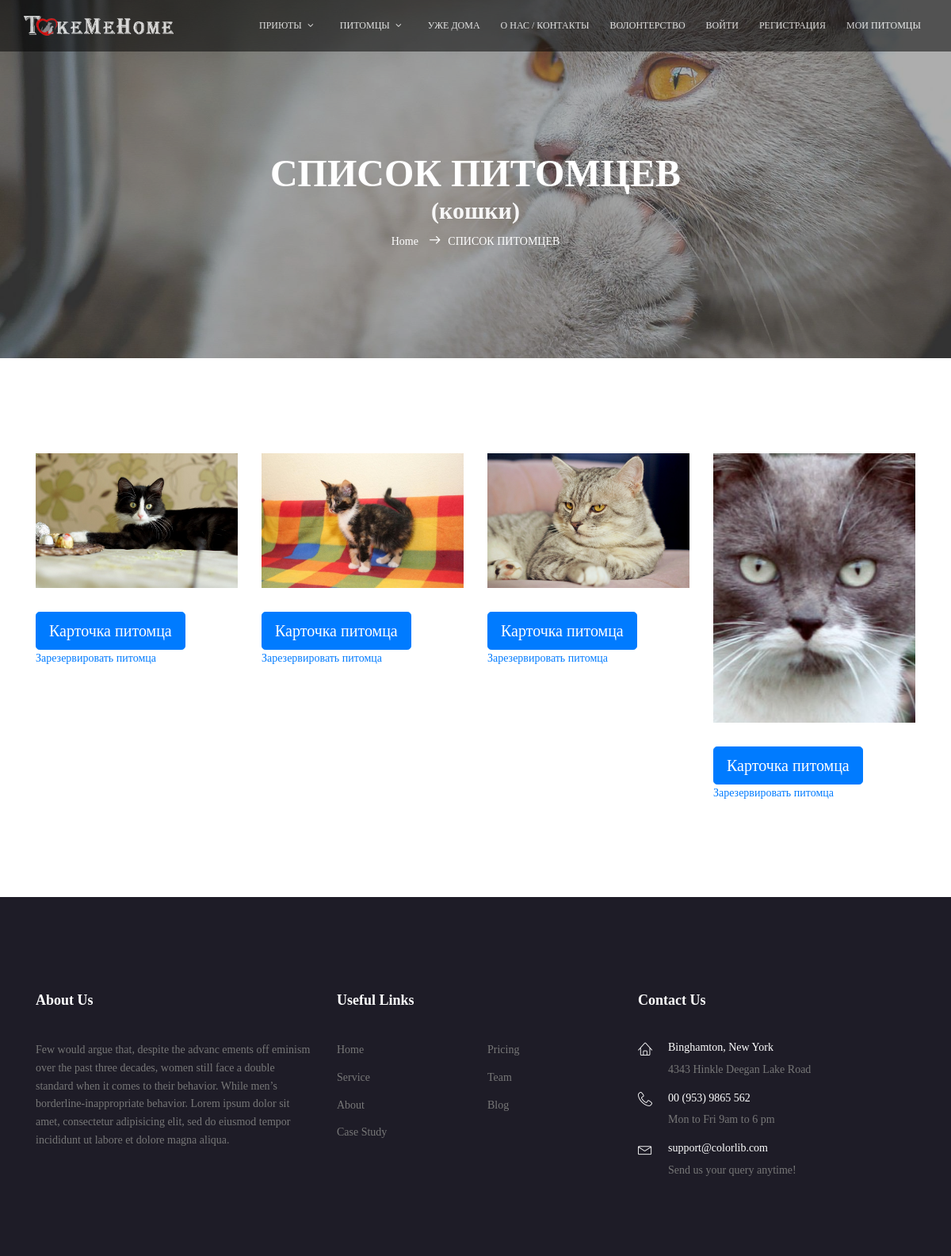
Before: /cats/ with the older database file.
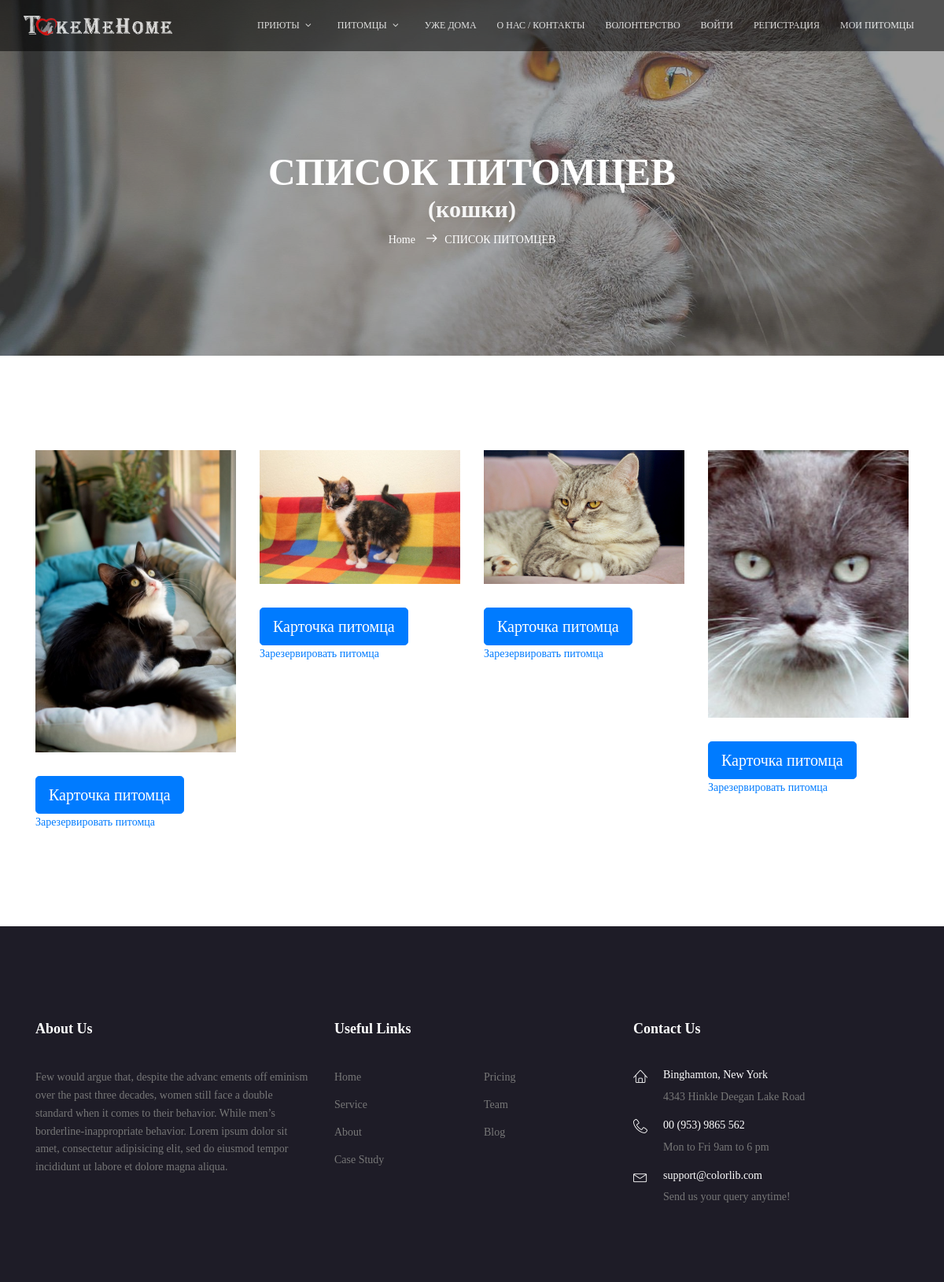
After: the same page with the newer database file.
### mainapp/models.py (models this page shows, shortened)
class Core(models.Model):
    class Meta:
        ordering = ('-is_active', 'sort', 'name')
        verbose_name = 'Ядро'
        verbose_name_plural = 'Ядра'
    name = models.CharField(verbose_name='заголовок объекта', max_length=255, null=True)
    description = models.TextField(verbose_name='описание объекта', blank=True, null=True)
    sort = models.IntegerField(verbose_name='номер объекта для сортировки', default=0, blank=True, null=False)
    is_active = models.BooleanField(verbose_name='активен ли объект', default=True, db_index=True)
    created = models.DateTimeField(verbose_name='создан', auto_now_add=True)
    updated = models.DateTimeField(verbose_name='обновлен', auto_now=True)
    def __str__(self):
        return f'{self.name}' if self.name else ''

class Menu(Core):
    class Meta:
        ordering = ('parent_id', 'sort', 'name')
        verbose_name = 'Элемент меню'
        verbose_name_plural = 'Меню сайта'
    url = models.CharField('ссылка', max_length=255, blank=False, null=False, default='#')
    css_class = models.CharField('CSS-Класс блока меню', max_length=30, null=False, blank=True, default='')
    seen_guests = models.BooleanField('виден незарегистрированным пользователям', default=True)
    seen_users = models.BooleanField('виден зарегистрированным пользователям', default=False)
    seen_shelters = models.BooleanField('виден приютам', default=False)
    parent = models.ForeignKey('self', verbose_name='суперкласс меню', null=True, blank=True, related_name='submenus',
                               on_delete=models.CASCADE)
    objects = MenuManager()
    def __getattr__(self, attr):
        if attr.startswith('get_menu_'):
            return type(self).objects.get_menu(attr[9:])
        return super().__getattr__(attr)
    def get_url(self):
        return reverse(self.url) if ':' in self.url else self.url

class Core(models.Model):
    class Meta:
        ordering = ('-is_active', 'sort', 'name')
        verbose_name = 'Ядро'
        verbose_name_plural = 'Ядра'
    name = models.CharField(verbose_name='заголовок объекта', max_length=255, null=True)
    description = models.TextField(verbose_name='описание объекта', blank=True, null=True)
    sort = models.IntegerField(verbose_name='номер объекта для сортировки', default=0, blank=True, null=False)
    is_active = models.BooleanField(verbose_name='активен ли объект', default=True, db_index=True)
    created = models.DateTimeField(verbose_name='создан', auto_now_add=True)
    updated = models.DateTimeField(verbose_name='обновлен', auto_now=True)
    def __str__(self):
        return f'{self.name}' if self.name else ''

class Pet(Core):
    pet_shelter = models.ForeignKey(Shelter, on_delete=models.CASCADE, related_name='pets', blank=False, null=False)
    pet_category = models.ForeignKey(PetCategory, on_delete=models.CASCADE)
    pet_status = models.ForeignKey(PetStatus, on_delete=models.CASCADE)
    pet_breed = models.ForeignKey(PetBreed, on_delete=models.CASCADE)
    pet_gender = models.ForeignKey(PetGender, on_delete=models.CASCADE)
    pet_size = models.ForeignKey(PetSize, on_delete=models.CASCADE)
    pet_wool_length = models.ForeignKey(PetWool, on_delete=models.CASCADE)
    pet_color = models.ForeignKey(PetColor, on_delete=models.CASCADE)
    pet_character = models.ForeignKey(PetCharacter, on_delete=models.CASCADE)
    age = models.PositiveIntegerField(verbose_name='возраст (лет)', default=0)
    month = models.PositiveIntegerField(verbose_name='возраст (мес)', default=0)

class Picture(Core):
    class Meta:
        ordering = ('sort', 'updated')
        verbose_name = 'Картинка'
        verbose_name_plural = 'Картинки'
    image = models.ImageField(upload_to='images')
    related_obj = models.ForeignKey(Core,
                                    verbose_name='изображения',
                                    null=True, blank=True,
                                    related_name='images',
                                    on_delete=models.CASCADE)

### mainapp/views.py (the view)
# urls.py: path('cats/', cat_list, name='cat_list'),
def cat_list(request, page=1):
    title = 'СПИСОК ПИТОМЦЕВ'
    cats = Pet.objects.filter(pet_category_id=5)
    pet_class = PetCategory.objects.get(id=5)
    content = {
        'pet_class': pet_class,
        'title': title,
        'pets': cats,
    }
    return render(request, 'mainapp/cats.html', content)

### mainapp/templates/mainapp/cats.html (shortened to what this page needs)
{% extends 'mainapp/base.html' %}
{% block main_banner %}
{% include 'mainapp/includes/inc-main_banner_small.html' %}
{% endblock %}
{% block content %}
<section class="cat-list-area section-gap">
    <div class="container">
        <div class="row">
            {% for pet in pets %}
            <div class="col-lg-3 col-md-6">
                <a href="{% url 'mainapp:pet_card' pet.pk %}">
                    <div class="single-cat-list">
                        <img src="{{pet.images.first.image.url}}" alt="" class="img-fluid">
                    </div>
                </a>
                <button type="button" id="mymodal" class="btn btn-primary btn-lg" data-toggle="modal" data-target="#myModal_{{ pet.pk }}">
                    Карточка питомца
                </button>
            <a href="{% url 'reserve:add' pet.pk %}"> Зарезервировать питомца </a>
            </div>
            {% endfor %}
        </div>
    </div>
</section>
{% endblock %}

### mainapp/templates/mainapp/base.html (shortened to what this page needs)
{% load static %}
<!DOCTYPE html>
<html lang="zxx" class="no-js">
<head>
    {% block css %}
        <link rel="stylesheet" href="{% static 'css/linearicons.css' %}">
        <link rel="stylesheet" href="{% static 'css/font-awesome.min.css' %}">
        <link rel="stylesheet" href="{% static 'css/bootstrap.css' %}">
        <link rel="stylesheet" href="{% static 'css/magnific-popup.css' %}">
        <link rel="stylesheet" href="{% static 'css/nice-select.css' %}">
        <link rel="stylesheet" href="{% static 'css/animate.min.css' %}">
        <link rel="stylesheet" href="{% static 'css/owl.carousel.css' %}">
        <link rel="stylesheet" href="{% static 'css/main.css' %}">
        <link rel="stylesheet" href="{% static 'fonts/CenturyGothicRegular/CenturyGothic.css' %}">
    {% endblock %}
</head>
<body>
{% block main_menu %}
    <header id="header" id="home" class="header-unscrolled">
        <div class="container main-menu">
            <div class="row align-items-center justify-content-between d-flex">
                <div id="logo">
                    <a href="/"><img src="{% static 'img/logo2.png' %}" alt="" title="" height="25"/></a>
                </div>
                {% include 'mainapp/includes/mainmenu.html' with menu=menu.get_menu_mainmenu %}
            </div>
        </div>
    </header>
{% endblock %}
{% block main_banner %}
{% endblock %}
{% block content %}
{% endblock %}
{% block footer %}
    <footer class="footer-area">
        <div class="container">
            <div class="row pt-120 pb-80">
                <div class="col-lg-4 col-md-6">
                    <div class="single-footer-widget">
                        <h6>About Us</h6>
                        <p>
                            Few would argue that, despite the advanc ements off eminism over the past three decades,
                            women still face a double standard when it comes to their behavior. While men’s
                            borderline-inappropriate behavior. Lorem ipsum dolor sit amet, consectetur adipisicing elit,
                            sed do eiusmod tempor incididunt ut labore et dolore magna aliqua.
                        </p>
                    </div>
                </div>
                <div class="col-lg-4 col-md-6">
                    <div class="single-footer-widget">
                        <h6>Useful Links</h6>
                        <div class="row">
                            <ul class="col footer-nav">
                                <li><a href="/">Home</a></li>
                                <li><a href="#">Service</a></li>
                                <li><a href="#">About</a></li>
                                <li><a href="#">Case Study</a></li>
                            </ul>
                            <ul class="col footer-nav">
                                <li><a href="#">Pricing</a></li>
                                <li><a href="#">Team</a></li>
                                <li><a href="#">Blog</a></li>
                            </ul>
                        </div>
                    </div>
                </div>
                <div class="col-lg-4  col-md-6">
                    <div class="single-footer-widget mail-chimp">
                        <h6 class="mb-20">Contact Us</h6>
                        <ul class="list-contact">
                            <li class="flex-row d-flex">
                                <div class="icon">
                                    <span class="lnr lnr-home"></span>
                                </div>
                                <div class="detail">
                                    <h4>Binghamton, New York</h4>
                                    <p>
                                        4343 Hinkle Deegan Lake Road
                                    </p>
                                </div>
                            </li>
                            <li class="flex-row d-flex">
                                <div class="icon">
                                    <span class="lnr lnr-phone-handset"></span>
                                </div>
                                <div class="detail">
                                    <h4>00 (953) 9865 562</h4>
                                    <p>
                                        Mon to Fri 9am to 6 pm
                                    </p>
                                </div>
                            </li>
                            <li class="flex-row d-flex">
                                <div class="icon">
                                    <span class="lnr lnr-envelope"></span>
                                </div>
                                <div class="detail">
                                    <h4>support@colorlib.com</h4>
                                    <p>
                                        Send us your query anytime!
                                    </p>
                                </div>
                            </li>
                        </ul>
                    </div>
                </div>
            </div>
        </div>
    </footer>
{% endblock %}
</body>
</html>

### mainapp/templates/mainapp/includes/mainmenu.html (shortened to what this page needs)
<nav id="nav-menu-container">
    <ul class="nav-menu {{ menu.css_class }}">
        {% for object in menu.submenus.all %}
            <li class="mainmenu {{ obj.css_class }}"><a href="{{ object.get_url }}"> {{ object.name }} </a>
            </li>
        {% endfor %}
        <li><a href="{% url 'mainapp:volunteer' %}">Волонтерство</a></li>
        {% if user.is_authenticated %}
            {% if user.avatar %}
                <li><img src="{{ user.avatar.url }}" width="40" alt="" style="border-radius: 50%"></li>
            {% endif %}
            <li class="mainmenu menu-has-children"><a href="{% url 'auth:edit' %}">
                {% if user.first_name %} {{ user.first_name }} {% else %}
                {{ user.username }} {% endif %}</a>
                <ul>
                    {% if user.is_superuser %}
                        <li>
                            <a href="{% url 'adminapp:pet_list' %}">
                                Администрирование
                            </a>
                        </li>
                    {% endif %}
                    <li class=""><a href="{% url 'auth:logout' %}">Выйти</a></li>
                </ul>
            </li>
        {% else %}
            <li class="mainmenu"><a href="{% url 'auth:login' %}">Войти</a></li>
            <li class="mainmenu"><a href="{% url 'auth:register' %}">Регистрация</a></li>
        {% endif %}
        <li class="mainmenu"><a href="{% url 'reserve:view' %}">Мои питомцы</a></li>
    </ul>
</nav>

### mainapp/templates/mainapp/includes/inc-main_banner_small.html
<section class="banner-area relative" id="home">
    <div class="overlay overlay-bg"></div>
    <div class="container">
        <div class="row d-flex align-items-center justify-content-center">
            <div class="about-content col-lg-12">
                <h1 class="text-white">
                    {{ title|capfirst }}
                    {% if pet_class %}
                        <br>
                    <h2 style="text-transform: lowercase; color: whitesmoke">({{ pet_class }})</h2>
                    {% endif %}
                </h1>
                <p class="text-white link-nav"><a href="/">Home </a>
                    <span class="lnr lnr-arrow-right"></span>{{ title }}
                </p>
            </div>
        </div>
    </div>
</section>

Changed rows visible on the page:
changed through a linked row, Pet (number 1 of 4 on the later page): images.first.image: a different picture
